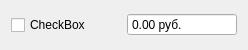
<?xml version="1.0" encoding="UTF-8"?>
<ui version="4.0">
 <class>High_cost</class>
 <widget class="QWidget" name="High_cost">
  <property name="geometry">
   <rect>
    <x>0</x>
    <y>0</y>
    <width>248</width>
    <height>50</height>
   </rect>
  </property>
  <property name="sizePolicy">
   <sizepolicy hsizetype="Minimum" vsizetype="Minimum">
    <horstretch>0</horstretch>
    <verstretch>0</verstretch>
   </sizepolicy>
  </property>
  <property name="minimumSize">
   <size>
    <width>0</width>
    <height>50</height>
   </size>
  </property>
  <property name="windowTitle">
   <string>Form</string>
  </property>
  <layout class="QHBoxLayout" name="horizontalLayout">
   <item>
    <widget class="QCheckBox" name="checkBox">
     <property name="text">
      <string>CheckBox</string>
     </property>
    </widget>
   </item>
   <item>
    <widget class="QDoubleSpinBox" name="Cost">
     <property name="buttonSymbols">
      <enum>QAbstractSpinBox::NoButtons</enum>
     </property>
     <property name="suffix">
      <string> руб.</string>
     </property>
     <property name="maximum">
      <double>10000.000000000000000</double>
     </property>
    </widget>
   </item>
  </layout>
 </widget>
 <resources/>
 <connections/>
</ui>
